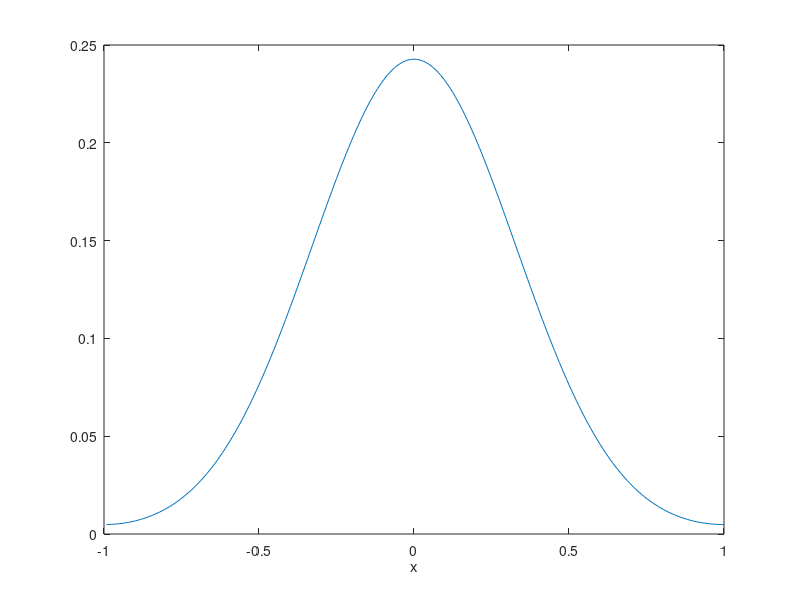

This chart was generated by the following MATLAB code:
%{
	Eva Lott
	University of Dundee BSc project
	'Time splitting spectral methods for Schrodinger equations in the
	semiclassical'
	
	21/04/20
	Solve the heat equation at a specific time, using the method from
	https://cel.archives-ouvertes.fr/cel-01256472v2/document
%}

l  = 1.0;
N  = 256;
dx = 2*l/N;
x  = (1-N/2:N/2)*dx;
nu = 0.01;
T  = 5.0;
dk = pi/l;
k  = [0:N/2 1-N/2:-1]*dk;
k2 = k.^2;
u0     = sech(10.0*x).^2;
u0_hat = fft(u0);
T     = real(ifft(exp(-nu*k2*T).*u0_hat));
plot(x,T)
xlabel('x')


